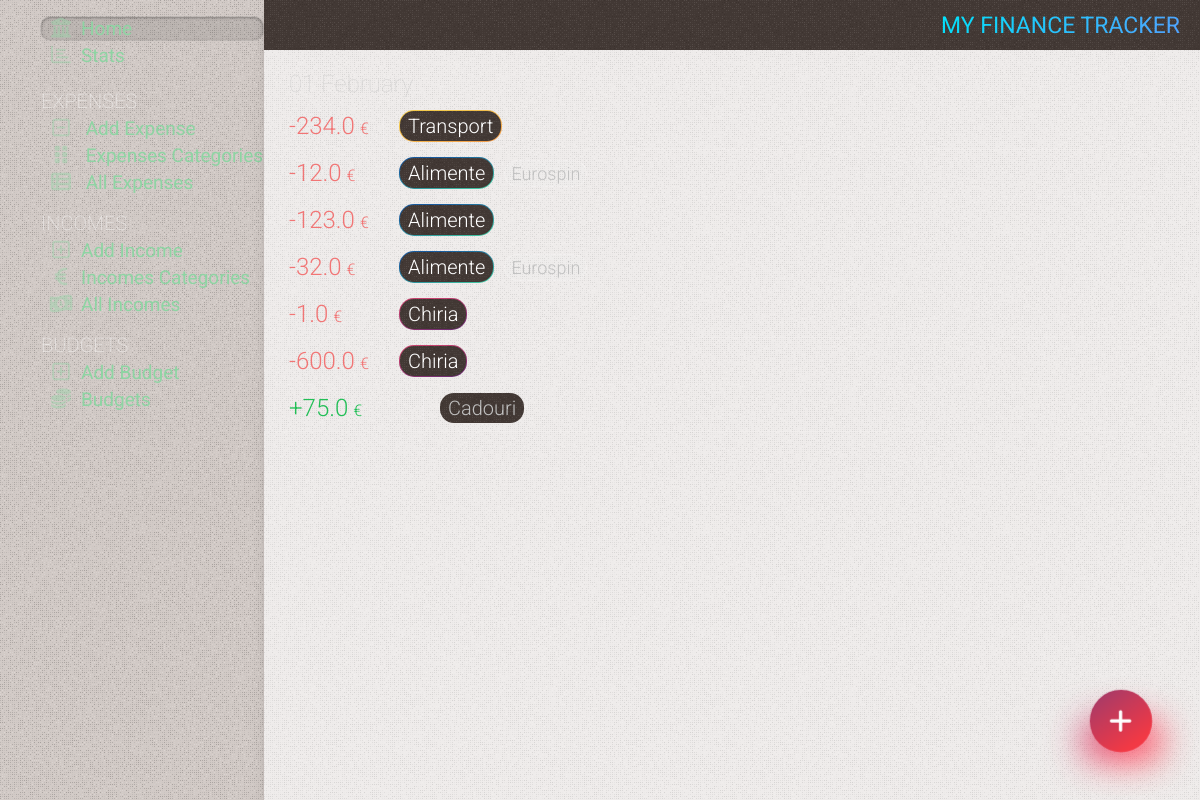
The page / on the database its author committed.
### tables this page shows
CREATE TABLE expenses
(
    id          INTEGER PRIMARY KEY AUTOINCREMENT,
    date        TIMESTAMP NOT NULL DEFAULT CURRENT_TIMESTAMP,
    sum         REAL      NOT NULL,
    category    INTEGER   NOT NULL,
    subcategory INTEGER   NOT NULL,
    comment     TEXT

);

CREATE TABLE categories
(
    id    INTEGER PRIMARY KEY AUTOINCREMENT,
    name  TEXT NOT NULL,
    color TEXT,
    state TEXT DEFAULT false
);

CREATE TABLE subcategories
(
    id          INTEGER PRIMARY KEY AUTOINCREMENT,
    name        TEXT    NOT NULL,
    category_id INTEGER NOT NULL,
    state       TEXT DEFAULT false

);

### app.py (the view)
@app.route('/')
def index():
    conn = get_db_connection()
    this_month_transactions = conn.execute(
        "SELECT expenses.id, "
        "strftime('%Y', date) as year, "
        "strftime('%m', date) as month, "
        "strftime('%d', date) as day, "
        "categories.name as category, "
        "categories.color as color, "
        "subcategories.name as subcategory, "
        "sum, "
        "comment "
        "FROM expenses "
        "LEFT JOIN categories on categories.id = expenses.category "
        "LEFT JOIN subcategories on subcategories.id = expenses.subcategory "
        "WHERE strftime('%Y', date) = strftime('%Y', date('now')) AND strftime('%m', date) = strftime('%m', date('now')) "

        "UNION ALL "
        "SELECT incomes.id, "
        "strftime('%Y', date) as year, "
        "strftime('%m', date) as month, "
        "strftime('%d', date) as day, "
        "categories_income.name as category, "
        "NULL as color, "
        "NULL as subcategory, "
        "amount, "
        "comment "
        "FROM incomes "
        "LEFT JOIN categories_income on categories_income.id = incomes.category "
        # "LEFT JOIN subcategories on subcategories.id = incomes.subcategory "
        "WHERE strftime('%Y', date) = strftime('%Y', date('now')) AND strftime('%m', date) = strftime('%m', date('now')) "
        "ORDER BY day DESC "
    ).fetchall()
    sum_months = conn.execute(
        "SELECT "
        "sum, strftime('%m', date) as month, strftime('%Y', date) as year "
        "FROM expenses "
    ).fetchall()
    sum_months_income = conn.execute(
        "SELECT "
        "amount, strftime('%m', date) as month, strftime('%Y', date) as year "
        "FROM incomes "
    ).fetchall()
    budgets = conn.execute(
        "SELECT SUM(sum) as su, "
        "categories.name as categor, "
        "budget.amount as amount "
        "FROM  expenses "
        "LEFT JOIN categories on categories.id = expenses.category "
        "LEFT JOIN budget on categories.id = budget.category "
        "WHERE strftime('%m.%Y', date) = strftime('%m.%Y','now') "
        "GROUP BY expenses.category "
        "LIMIT 5"
    ).fetchall()
    this_year = datetime.now().year
    this_month = datetime.now().month
    category_sum_total = conn.execute(
        "SELECT  sum, categories.name as category, strftime('%m', date) as month, strftime('%Y', date) as year "
        "FROM expenses  "
        "LEFT JOIN categories on categories.id = expenses.category "
    ).fetchall()
    conn.close()
    return render_template('index.html', title='My Finance Tracker', gradient='text-gradient-blue',
                           this_month_transactions=this_month_transactions, sum_months=sum_months,
                           sum_months_income=sum_months_income, category_sum_total=category_sum_total,
                           this_year=this_year, this_month=this_month, budgets=budgets)

### app.py (called while the page is built)
def get_db_connection():
    conn = sqlite3.connect('static/database.db')
    conn.row_factory = sqlite3.Row
    return conn

@app.template_filter('month_name')
def month_name(month_number):
    return calendar.month_name[month_number]

### templates/index.html (shortened to what this page needs)
{% extends 'base.html' %} {% block content %}
	<div class="page_title {{ gradient }}" >
		<span >{% block title %} {{ title }} {% endblock %}</span >
	</div >
	<div class="content w-full" >
		<div class="flex flex-col w-full" >
			<div class="cards relative" >
				{% for key, list in this_month_transactions|groupby('day')|sort(attribute='0', reverse=True) %}
					<div class="cards-day" >{{ key }} {{ this_month|int|month_name }}</div >
					{% for id, year, month, day,  category, color, subcategory, sum, comment in list %}
						<div
								class="card flex items-center relative overflow-hidden flex-wrap {% if not color %} card-income {% endif %}" >
							<div class="flex items-center w-full" >
								<div class="card-info flex flex-1" >
									<div class="flex flex-1" >
										<span class="card-amount flex items-center" >  {{ sum }} <span >&euro;</span > </span >
										<div class="flex flex-col justify-center ml-15" >
											<div class="flex items-center" >
												<span class="{{ color }} card-category" ><span >{{ category }}</span >    </span >
												{% if (subcategory != '') and (subcategory !=None) %}
													<span class="card-subcategory ml-10" >  {{ subcategory }}  </span >
												{% endif %}
											</div >
										</div >
									</div >
								</div >
							</div >
						</div >
					{% endfor %}
				{% endfor %}
			</div >
		</div >
	</div >
{% endblock %}

### static/css/mmenu.css (style rules this page uses)
:root { --mm-line-height: 20px; --mm-listitem-size: 44px; --mm-navbar-size: 44px; --mm-offset-top: 0; --mm-offset-right: 0; --mm-offset-bottom: 0; --mm-offset-left: 0; --mm-color-border: rgba(0, 0, 0, 0.1); --mm-color-button: rgba(0, 0, 0, 0.3); --mm-color-text: rgba(0, 0, 0, 0.75); --mm-color-text-dimmed: rgba(0, 0, 0, 0.3); --mm-color-background: #f3f3f3; --mm-color-background-highlight: rgba(0, 0, 0, 0.05); --mm-color-background-emphasis: rgba(255, 255, 255, 0.4); --mm-shadow: 0 0 10px rgba(0, 0, 0, 0.3) }
:root { --mm-iconbar-size: 50px }
:root { --mm-iconpanel-size: 50px }
:root { --mm-sidebar-collapsed-size: 50px; --mm-sidebar-expanded-size: 440px }

### rows shown on the page
expenses: sum "234.0", name "Transport"
expenses: sum "12.0", name "Alimente", name "Eurospin"
expenses: sum "123.0", name "Alimente"
expenses: sum "32.0", name "Alimente", name "Eurospin"
expenses: sum "1.0", name "Chiria"
expenses: sum "600.0", name "Chiria"
categories: sum "75.0", name "Cadouri"

### other values the page prints
{{ title }} "MY FINANCE TRACKER"
{{ key }} "01"
